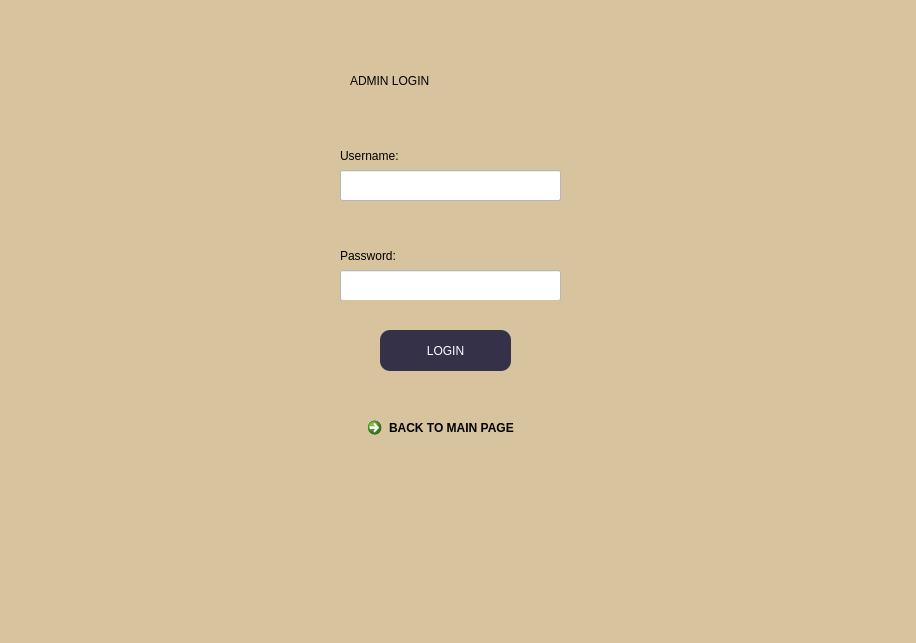
<?xml version="1.0" encoding="UTF-8"?>
<ui version="4.0">
 <class>Form</class>
 <widget class="QWidget" name="Form">
  <property name="geometry">
   <rect>
    <x>0</x>
    <y>0</y>
    <width>916</width>
    <height>643</height>
   </rect>
  </property>
  <property name="windowTitle">
   <string>Form</string>
  </property>
  <widget class="QWidget" name="widget" native="true">
   <property name="geometry">
    <rect>
     <x>0</x>
     <y>0</y>
     <width>921</width>
     <height>651</height>
    </rect>
   </property>
   <property name="styleSheet">
    <string notr="true">background-color:rgb(215, 196, 159)</string>
   </property>
   <widget class="QLabel" name="label">
    <property name="geometry">
     <rect>
      <x>350</x>
      <y>40</y>
      <width>221</width>
      <height>81</height>
     </rect>
    </property>
    <property name="styleSheet">
     <string notr="true">font: 87 20pt &quot;Arial Black&quot;;</string>
    </property>
    <property name="text">
     <string>ADMIN LOGIN</string>
    </property>
   </widget>
   <widget class="QLabel" name="label_5">
    <property name="geometry">
     <rect>
      <x>340</x>
      <y>140</y>
      <width>71</width>
      <height>31</height>
     </rect>
    </property>
    <property name="styleSheet">
     <string notr="true">font: 75 11pt &quot;MS Shell Dlg 2&quot;;</string>
    </property>
    <property name="text">
     <string>Username:</string>
    </property>
   </widget>
   <widget class="QLabel" name="label_6">
    <property name="geometry">
     <rect>
      <x>340</x>
      <y>240</y>
      <width>71</width>
      <height>31</height>
     </rect>
    </property>
    <property name="styleSheet">
     <string notr="true">font: 75 11pt &quot;MS Shell Dlg 2&quot;;</string>
    </property>
    <property name="text">
     <string>Password:</string>
    </property>
   </widget>
   <widget class="QLineEdit" name="UsernameField">
    <property name="geometry">
     <rect>
      <x>340</x>
      <y>170</y>
      <width>221</width>
      <height>31</height>
     </rect>
    </property>
    <property name="styleSheet">
     <string notr="true">background-color:white</string>
    </property>
   </widget>
   <widget class="QLineEdit" name="passwordfield">
    <property name="geometry">
     <rect>
      <x>340</x>
      <y>270</y>
      <width>221</width>
      <height>31</height>
     </rect>
    </property>
    <property name="styleSheet">
     <string notr="true">background-color:white</string>
    </property>
   </widget>
   <widget class="QPushButton" name="loginButton">
    <property name="geometry">
     <rect>
      <x>380</x>
      <y>330</y>
      <width>131</width>
      <height>41</height>
     </rect>
    </property>
    <property name="styleSheet">
     <string notr="true">QPushButton{
font: 87 9pt &quot;Arial Black&quot;;
border-radius:10px;
background-color:rgb(52, 49, 72);
color:rgb(255, 255, 255);
}

QPushButton:hover{
background-color:rgb(85, 255, 127);
color:rgb(0, 0, 0);
}

QPushButton:pressed{
background-color:rgb(100,170,255);
}</string>
    </property>
    <property name="text">
     <string>LOGIN</string>
    </property>
   </widget>
   <widget class="QLabel" name="error">
    <property name="geometry">
     <rect>
      <x>340</x>
      <y>300</y>
      <width>221</width>
      <height>21</height>
     </rect>
    </property>
    <property name="styleSheet">
     <string notr="true">font: 75 10pt &quot;MS Shell Dlg 2&quot;; color:red;</string>
    </property>
    <property name="text">
     <string/>
    </property>
   </widget>
   <widget class="QCommandLinkButton" name="commandLinkButton">
    <property name="geometry">
     <rect>
      <x>360</x>
      <y>410</y>
      <width>185</width>
      <height>41</height>
     </rect>
    </property>
    <property name="text">
     <string>BACK TO MAIN PAGE</string>
    </property>
   </widget>
  </widget>
 </widget>
 <resources/>
 <connections/>
</ui>
